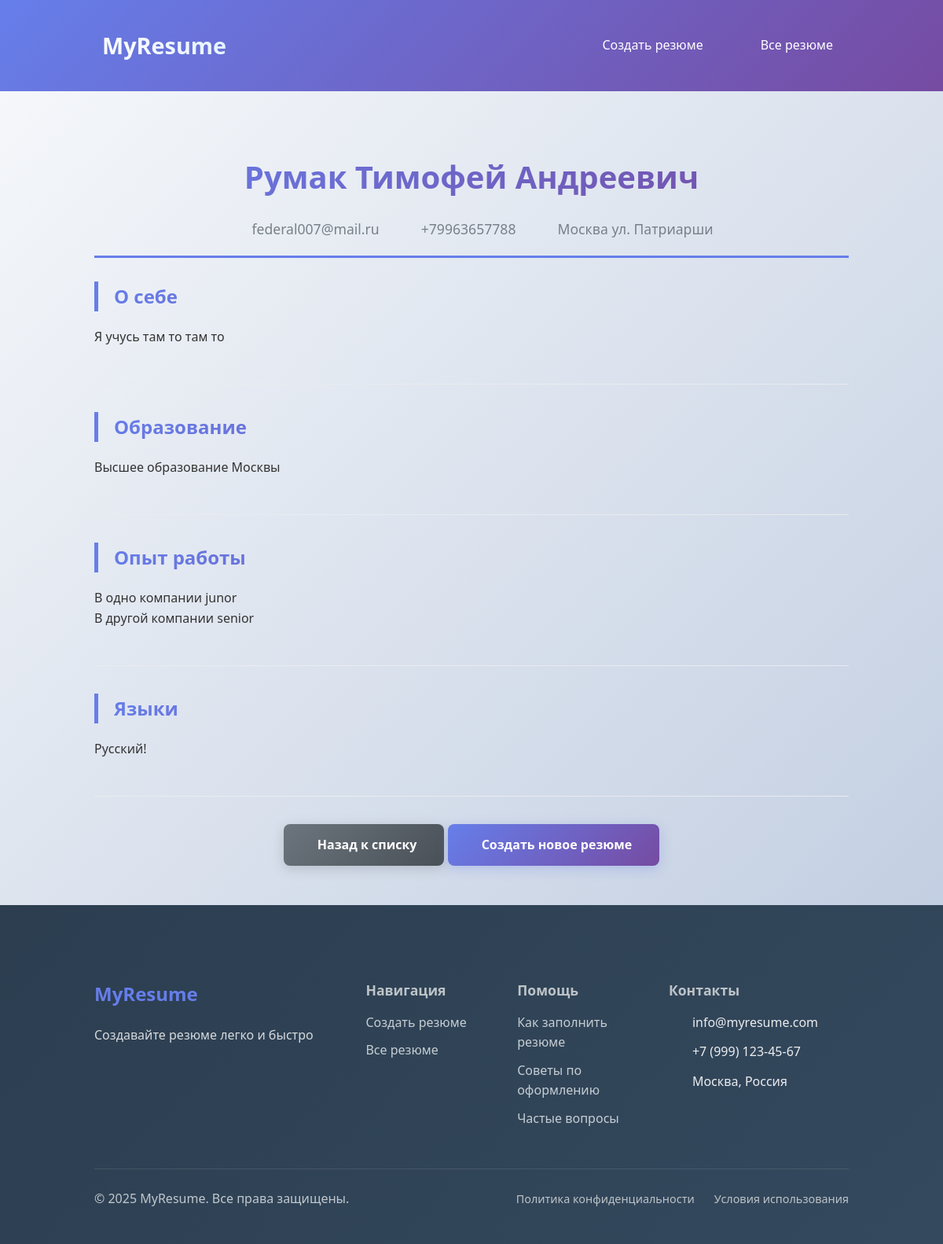
The page /resume/1/ on the database its author committed.
### resume/models.py (models this page shows, shortened)
class Resume(models.Model):
    full_name = models.CharField(
        max_length=100,
        verbose_name="ФИО",
        help_text="Введите фамилию, имя и отчество через пробел"
    )
    email = models.EmailField(
        verbose_name="Email",
        help_text="Введите корректный email адрес"
    )
    phone = models.CharField(
        max_length=20,
        verbose_name="Телефон",
        help_text="Введите номер телефона (11 цифр, начинается с 7 или 8)"
    )
    address = models.TextField(verbose_name="Адрес")
    summary = models.TextField(
        verbose_name="О себе",
        help_text="Расскажите о себе"
    )
    education = models.TextField(
        verbose_name="Образование",
        help_text="Учебное заведение"
    )
    experience = models.TextField(
        verbose_name="Опыт работы",
        help_text="Места работы"
    )
    languages = models.TextField(
        verbose_name="Языки",
        blank=True,
        help_text="Какой язык знаете"
    )
    created_at = models.DateTimeField(auto_now_add=True)
    updated_at = models.DateTimeField(auto_now=True)
    class Meta:
        verbose_name = "Резюме"
        verbose_name_plural = "Резюме"

### resume/views.py (the view)
# urls.py: path('resume/<int:pk>/', views.resume_detail, name='resume_detail'),
def resume_detail(request, pk):
    resume = get_object_or_404(Resume, pk=pk)
    return render(request, 'resume/resume_detail.html', {'resume': resume})

### my_project/templates/resume/resume_detail.html (shortened to what this page needs)
{% extends 'resume/base.html' %}
{% block content %}
<div class="resume-header">
    <div class="text-center mb-5">
        <h1 class="resume-title">{{ resume.full_name }}</h1>
        <div class="contact-info">
            <p> {{ resume.email }}</p>
            <p> {{ resume.phone }}</p>
            <p> {{ resume.address }}</p>
        </div>
    </div>
</div>
<div class="resume-section">
    <h3>О себе</h3>
    <p>{{ resume.summary|linebreaks }}</p>
</div>
<div class="resume-section">
    <h3>Образование</h3>
    <p>{{ resume.education|linebreaks }}</p>
</div>
<div class="resume-section">
    <h3>Опыт работы</h3>
    <p>{{ resume.experience|linebreaks }}</p>
</div>
{% if resume.languages %}
<div class="resume-section">
    <h3>Языки</h3>
    <p>{{ resume.languages|linebreaks }}</p>
</div>
{% endif %}
<div class="text-center mt-4">
    <a href="{% url 'resume_list' %}" class="btn btn-secondary">
         Назад к списку
    </a>
    <a href="{% url 'resume_form' %}" class="btn">
         Создать новое резюме
    </a>
</div>
{% endblock %}

### my_project/static/resume/css/style.css (style rules this page uses)
body { font-family: 'Segoe UI', Tahoma, Geneva, Verdana, sans-serif; line-height: 1.6; margin: 0; padding: 0; background-color: #f8f9fa; color: #333; }
.contact-info { display: flex; flex-direction: column; gap: 12px; }
.contact-info p { display: flex; align-items: center; gap: 10px; margin: 0; opacity: 0.9; }
.btn { background: linear-gradient(135deg, #667eea 0%, #764ba2 100%); color: white; padding: 14px 35px; border: none; border-radius: 8px; cursor: pointer; font-size: 16px; font-weight: 600; text-decoration: none; display: inline-flex; align-items: center; justify-content: center; gap: 8px; box-shadow: 0 4px 15px rgba(102, 126, 234, 0.3); font-family: inherit; }
.btn-secondary { background: linear-gradient(135deg, #6c757d 0%, #495057 100%); box-shadow: 0 4px 15px rgba(108, 117, 125, 0.3); }
.resume-section { margin-bottom: 35px; padding-bottom: 30px; border-bottom: 1px solid #e9ecef; }
.resume-section h3 { color: #2c3e50; margin-bottom: 20px; font-size: 1.5em; border-left: 5px solid #667eea; padding-left: 20px; background: linear-gradient(135deg, #667eea 0%, #764ba2 100%); -webkit-background-clip: text; -webkit-text-fill-color: transparent; background-clip: text; }
.resume-header { text-align: center; margin-bottom: 30px; padding-bottom: 20px; border-bottom: 3px solid #667eea; }
.resume-title { font-size: 2.5em; color: #2c3e50; margin-bottom: 10px; background: linear-gradient(135deg, #667eea 0%, #764ba2 100%); -webkit-background-clip: text; -webkit-text-fill-color: transparent; background-clip: text; }
.resume-header .contact-info { display: flex; flex-direction: row; justify-content: center; gap: 25px; margin-top: 20px; }
.resume-header .contact-info p { display: flex; align-items: center; gap: 8px; margin: 0; color: #6c757d; font-size: 1.1em; }
.text-center { text-align: center; }
.mt-4 { margin-top: 2rem; }

### rows shown on the page
Resume: full_name "Румак Тимофей Андреевич", email "federal007@mail.ru", phone "+79963657788", address "Москва ул. Патриарши", summary "Я учусь там то там то", education "Высшее образование Москвы", experience "В одно компании junor В другой компании senior", languages "Русский!"
